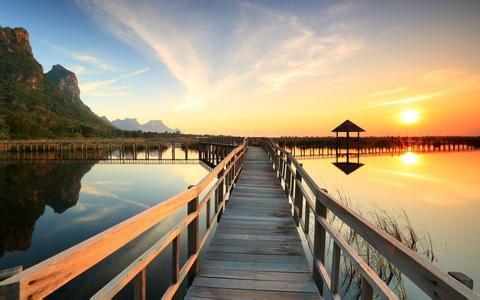
//> input picture OpenCV_Sample/Open_6/bitmap.png, 480 x 300 px
$ ./main   (built with g++ and OpenCV 4)
//> lines starting //> are read from the running program, lines starting //| are printed output that depends on the picture; after the words box and inside, x2 and y2 are one past the last pixel; in counts of white or black regions, pixels touching at a corner belong together
//> further down, m_image is the input picture: 300 rows x 480 cols, CV_8UC3; mean B, G, R 116.3, 140, 153.7
//加载本地图片获取直方图

#include<stdio.h>
#include <opencv2\opencv.hpp>
#include <opencv2\core\core.hpp>

using namespace cv;
using namespace std;

class Histogram1D{
private:
	int HistSize[3];//项的数量
	float frange[2];//像素最大值和最小值
	int ichannels[3];//通道个数
	const float *ranges[3];
public:
	Histogram1D(){
		HistSize[0] = 256;
		HistSize[1] = 256;
		HistSize[2] = 256;
		frange[0] = 0.0;
		frange[1] = 255.0;
		ichannels[0] = 0;
		ichannels[1] = 1;
		ichannels[2] = 2;
		ranges[0] = frange;
		ranges[1] = frange;
		ranges[2] = frange;
	};
	MatND gethistogram(Mat &image);
	Mat   gethistogramImage(Mat &image);
};
MatND Histogram1D::gethistogram(Mat &image)
{
	MatND hist;
	//SparseMat hist(3,HistSize,CV_32F);

	calcHist(&image,1,ichannels,Mat(),hist,1,HistSize,ranges);
//> hist = 256 values, max 1944 at index 0, min 0 at index 255, mean 562.2

	return hist;
}
Mat Histogram1D::gethistogramImage(Mat &image)
{

	MatND hist = gethistogram(image);

	double maxVal = 0;
	double minVal = 0;

	minMaxLoc(hist,&minVal,&maxVal,0,0);
//> maxVal = 1944

	Mat histImage(HistSize[0],HistSize[0],CV_8U,Scalar(255));

	int hpt = static_cast<int>(0.9*HistSize[0]);

	for(int h=0;h<HistSize[0];h++){
		float binVal = hist.at<float>(h);
		int intensity = static_cast<int>(binVal*hpt/maxVal);
		line(histImage,Point(h,HistSize[0]),Point(h,HistSize[0]-intensity),Scalar::all(0));
	}
//> this loop made 256 passes
//> (binVal, intensity) on passes 1 to 3: (1944, 230), (358, 42), (428, 50)
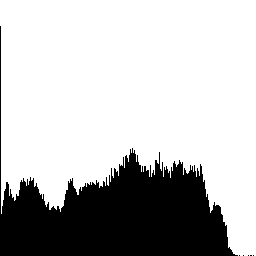
//> histImage: 256 rows x 256 cols, CV_8UC1; 74.2% white; 6 black regions (5 under 20 px), largest, box (x1, y1, x2, y2) and area: (0, 26, 238, 256) 16895
	return histImage;
}
int main(int argc,char*argv[])
{
	namedWindow("Show");

	Mat m_image;

	m_image = imread("bitmap.png",1);

	Histogram1D hist;

	Mat m_Hist = hist.gethistogramImage(m_image);

	Mat m_threshold;
	threshold(m_image,m_threshold,60,255,THRESH_BINARY);
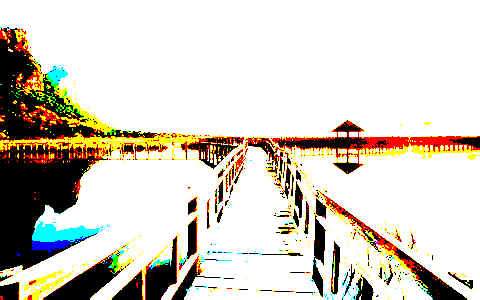
//> m_threshold: 300 rows x 480 cols, CV_8UC3; mean B, G, R 195.6, 207.3, 213.4

	imshow("Show",m_Hist);

	imshow("Bmp",m_threshold);

	waitKey(0);

	return 0;
}
